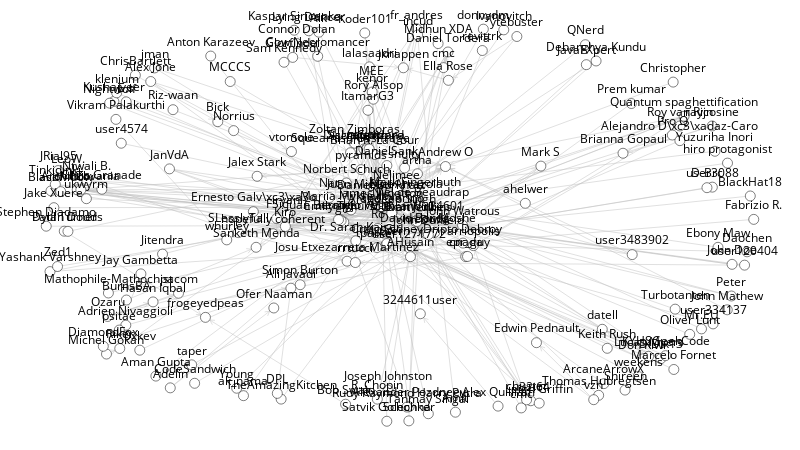

This figure's notebook cell:
### Code cell
sn.show_graph(nodes, nlab=True)

### Figure 1 — Plotly figure (JSON) as saved in the notebook; plotly's stock layout.template omitted (floating-point values rounded to 4 significant figures; data arrays with more than 128 entries replaced by an {"elided": "..."} marker saying what was removed)
{"data": [{"hoverinfo": "none", "line": {"color": "rgb(192, 192, 192)", "width": 0.5}, "mode": "lines", "type": "scatter", "uid": "544f60d8-f858-11e8-b141-0c5415a87eaa", "x": {"elided": "2673 float values"}, "y": {"elided": "2673 float values"}}, {"hoverinfo": "none", "marker": {"color": "rgb(255, 255, 255)", "line": {"color": "rgb(0, 0, 0)", "width": 0.5}, "size": 10}, "mode": "markers+text", "text": {"elided": "197 str values"}, "textfont": {"color": "rgb(0, 0, 0)"}, "textposition": "top center", "type": "scatter", "uid": "544f60d9-f858-11e8-8450-0c5415a87eaa", "x": {"elided": "197 float values"}, "y": {"elided": "197 float values"}}], "layout": {"height": 450, "margin": {"b": 0, "l": 0, "r": 0, "t": 0}, "showlegend": false, "width": 800, "xaxis": {"showgrid": false, "showticklabels": false, "zeroline": false}, "yaxis": {"showgrid": false, "showticklabels": false, "zeroline": false}}}
